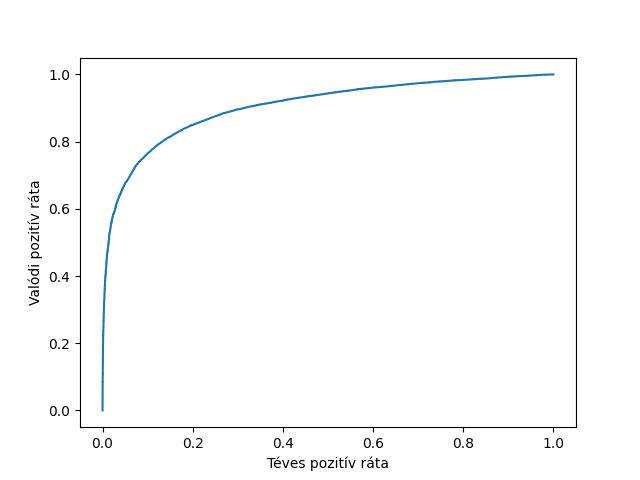

Here is the Python script that generated this plot:
import matplotlib.pyplot as plt
import pandas as pd
import numpy as np
from gensim.models import Word2Vec
from nltk.tokenize import word_tokenize
from gensim.models import Phrases
from sklearn.preprocessing import StandardScaler, normalize
from adat_feldolgozas import feldolgozas, pelda_mondatok
from sklearn.mixture import GaussianMixture
from sklearn.decomposition import PCA
from sklearn.metrics import confusion_matrix, accuracy_score,precision_score,recall_score, roc_curve, roc_auc_score
 
def normalizacio(elemzes):
    """
    Elvégzi azokat a műveleteket, amelyek segítségével 
    egységes formára hozható az adat
    """
    tesztelo_halmaz = np.concatenate(elemzes['vektor'].values )
    tesztelo_halmaz = pd.DataFrame(tesztelo_halmaz)
    sc = StandardScaler()
    tesztelo_halmaz = sc.fit_transform(tesztelo_halmaz)
    tesztelo_halmaz = normalize(tesztelo_halmaz)
    tesztelo_halmaz = pd.DataFrame(tesztelo_halmaz)
    pca = PCA(n_components=2)
    tesztelo_halmaz = pca.fit_transform(tesztelo_halmaz)
    tesztelo_halmaz = pd.DataFrame(tesztelo_halmaz)
    return tesztelo_halmaz
 
# Címkék átalakítása
def cimkek_atalakitasa(vektor):
        if vektor==0:
            return 0 # negatív
        else:
            return 1 # pozitív
 
def modell_felallitasa():
    # csv betöltése
    adat = pd.read_csv("feldolgozott_adat.csv")
    x = adat['szoveg']
    y = adat['cimke']
    tesztelo = pd.DataFrame(y).reset_index(drop=True)
    # Tokenizer
    uj_adat = []
    for sor in x:
        uj_adat.append(word_tokenize(sor))
 
    bigram = Phrases(uj_adat)
 
   # Word2Vec felállítása
    w2v = Word2Vec(
        min_count=2, 
        window=3, 
        vector_size=500, 
        workers=3,
        sg=1,
        negative=20,
        alpha=0.03,
        min_alpha=0.0007)
 
    # Word2Vec szókincs
    w2v.build_vocab(bigram[uj_adat])
 
    # Word2Vec edzése
    w2v.train(bigram[uj_adat], total_examples=w2v.corpus_count, epochs=w2v.epochs, report_delay=1)
 
    # Word2Vec mentése
    w2v.save("modell.model")
 
    # Word2Vec előhívása
    w2v = Word2Vec.load("modell.model")
 
    def vektorok_kiszamitasa(sor):
        """
        Végig megy minden sor minden szaván és 
        ellenőrzi, hogy az adott szó szerepel-e a Word2Vec modell szótárában:
         - ha igen, akkor a szó helyére rendeli a vektor értékét
         - ha nem, akkor egy nullásokból álló array kerül annak a szónak a helyére
        """
        vektorok = []
        for szo in sor:
            if szo in w2v.wv.key_to_index:
                vektorok.append(w2v.wv[szo])
            else:
                vektorok.append(np.zeros(500,dtype=int))
        return np.mean(vektorok, axis=0).reshape(1,-1)
 
    # modell felállítása
    ml_modell = GaussianMixture(n_components=2, random_state=1)
 
    # Adathalmaz becslésének felállítása 
    elemzes = pd.DataFrame()
    elemzes['szoveg'] = bigram[uj_adat]
    elemzes['vektor'] = elemzes.szoveg.apply(vektorok_kiszamitasa)
    tesztelo_halmaz = normalizacio(elemzes)
    ml_modell.fit(tesztelo_halmaz)
    roc = ml_modell.predict_proba(tesztelo_halmaz)
    elemzes['kategoria'] = ml_modell.predict(tesztelo_halmaz)
    elemzes['cimke'] = elemzes.kategoria.apply(cimkek_atalakitasa)
 
    # Konfúziós mátrix felállítása és kinyomtatása
    print(confusion_matrix(tesztelo,elemzes['cimke'],labels=[1, 0]))
    print("accuracy: ",round(accuracy_score(tesztelo,elemzes['cimke'])*100,2))
    print("precision_positive: ",
    round(precision_score(tesztelo,elemzes['cimke'], pos_label=1)*100,2))
    print("recall_positive: ",
    round(recall_score(tesztelo,elemzes['cimke'],pos_label=1)*100,2))
    print("precision_negative: ",
    round(precision_score(tesztelo,elemzes['cimke'], pos_label=0)*100,2))
    print("recall_negative: ",
    round(recall_score(tesztelo,elemzes['cimke'],pos_label=0)*100,2))
 
    # Példamondatok becslése és az eredmény kinyomtatása
    mondat_becsles = pd.DataFrame(pelda_mondatok) 
    mondat_becsles['szoveg'] = mondat_becsles.apply(feldolgozas)
    mondat_becsles['tokenized'] = mondat_becsles.szoveg.apply(word_tokenize)
    mondat_becsles['vektor'] = mondat_becsles.tokenized.apply(vektorok_kiszamitasa)
    becsles_halmaz =  normalizacio(mondat_becsles)
    ml_modell.fit(becsles_halmaz)
    mondat_becsles['kategoria'] = ml_modell.predict(becsles_halmaz)
    mondat_becsles['cimke'] = mondat_becsles.kategoria.apply(cimkek_atalakitasa)
    print(mondat_becsles[['szoveg','cimke']])
 
    # ROC görbe megalkotása és AUC érték kinyomtatása
    teves_pozitiv_rata, valodi_pozitiv_rata, ertekhatarok = roc_curve(tesztelo, roc[:,1])
    plt.plot(teves_pozitiv_rata,valodi_pozitiv_rata)
    plt.xlabel('Téves pozitív ráta')
    plt.ylabel('Valódi pozitív ráta')
    print(f'model 1 AUC score: {roc_auc_score(tesztelo,roc[:,1])}')
    plt.savefig("modellezes_nem_felugyelt")
 
if __name__== "__main__":
    modell_felallitasa()
